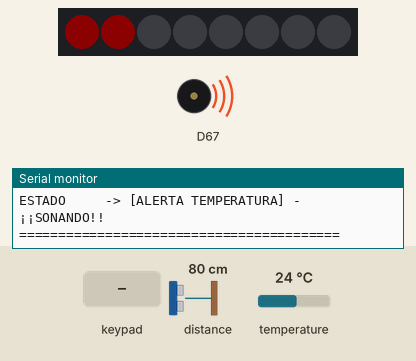
This sketch was run on a simulated Arduino Uno R4 WiFi. Parts: 8 RGB LEDs in strip order, left to right, buzzer (waves = sounding), the last lines printed to the serial monitor. The test bench sets the inputs (shaded band); at power-on: temperature 24 °C, distance to the obstacle 80 cm. Dim RGB values are drawn brighter than linear.

Above: at 1.12 s.
1.3 s: temperature set to 10.8 °C
At 1.47 s:
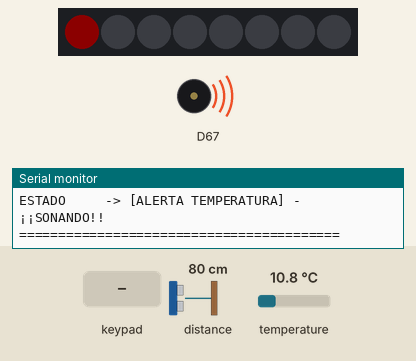
3.1 s: temperature set to 9.5 °C
At 3.4 s:
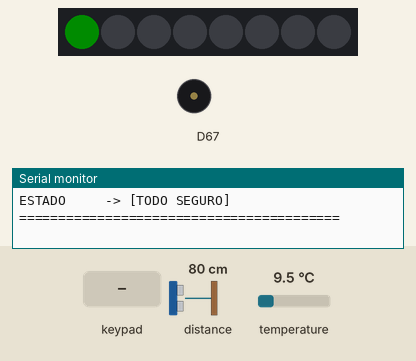
4.6 s: key 'B' pressed
At 5.0 s:
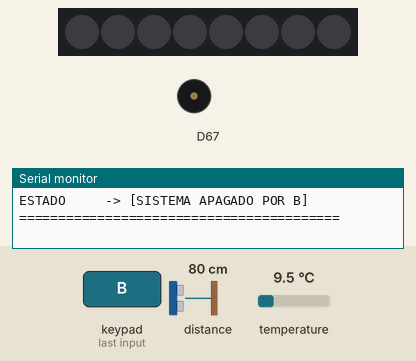
7.8 s: key 'C' pressed
At 9.1 s:
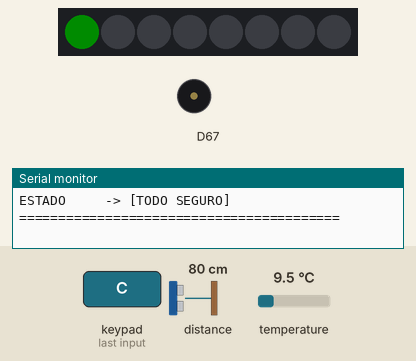
9.4 s: temperature set to 41 °C
At 9.7 s:
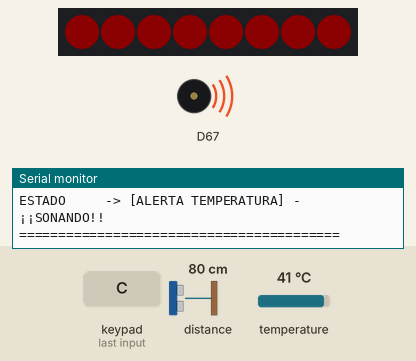
Timing chart, 0 to 12.2 s (numbered marks = the images above; inputs shaded):
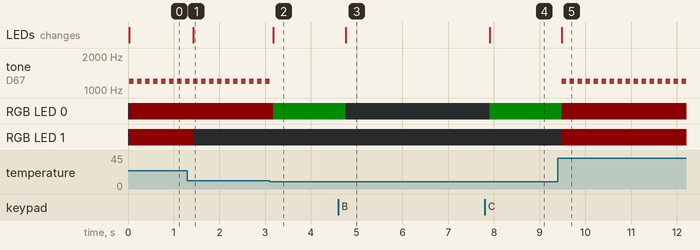

The sketch:

alarma_temp_proximidad_modulino.ino
```cpp
#include <Modulino.h>

//COMPONENTES PRINCIPALES
ModulinoThermo thermo;
ModulinoDistance distance;
ModulinoKnob knob;
ModulinoButtons botones;
ModulinoPixels pixels;
ModulinoBuzzer buzzer;

const int DISTANCIA_MINIMA = 150;      //Distancia mínima fija
const float UMBRAL_ALARMA_TEMP = 10.0; // Temperatura máxima fija

// Variables de control de los botones
bool sonidoSilenciado = false;   //True -> no suena
bool sistemaApagado = false;     //True -> apagan LEDs y no suena nada

void setup() {
  //Inicializa comunicación y módulos
  Serial.begin(9600);

  Modulino.begin();
  thermo.begin();
  distance.begin();
  knob.begin();
  botones.begin();
  pixels.begin();
  buzzer.begin();

  // Apagar LEDs al inicio
  for (int i = 0; i < 8; i++) pixels.set(i, 0, 0, 0);
  pixels.show();

  //Mensaje de inicio
  Serial.println("SISTEMA CON TERMÓMETRO DE LEDS INICIADO");
}

void loop() {
  // 1. ACTUALIZAR BOTONES
  botones.update();

  if (botones.isPressed(0)) { sonidoSilenciado = true; Serial.println("-> Silenciado por A"); }
  if (botones.isPressed(1)) { sistemaApagado = true; Serial.println("-> Apagado por B"); }
  if (botones.isPressed(2)) { sonidoSilenciado = false; sistemaApagado = false; Serial.println("-> Reset por C"); }

  // 2. LECTURA DE SENSORES (leen la temperatura 10 veces y se hace un promedio)
  float tempSuma = 0;
  for (int i=0; i < 10; i++) {
    tempSuma += thermo.getTemperature();
    delay(2);
  }
  float tempActual = tempSuma / 10.0;

  int distActual = 0;
  if (distance.available()) {
    distActual = distance.get();
  }

  // 3. EVALUAR PELIGROS. CONDICIONES
  bool peligroTemperatura = (tempActual > UMBRAL_ALARMA_TEMP);
  bool peligroDistancia = (distActual > 0 && distActual < DISTANCIA_MINIMA);
  bool condicionPeligro = peligroTemperatura || peligroDistancia; //si se cumplen una de las dos

  // 4. CONTROL DEL ZUMBADOR (BUZZER)
  if (!sistemaApagado && condicionPeligro && !sonidoSilenciado) {
    buzzer.tone(1200, 100); //suena
  } else {
    buzzer.noTone();
  }

  // 5. CONTROL DE LOS LEDS
  if (!sistemaApagado) {

    // Limita temperatura entre 20 y 40, se asocia un rango a cada LED
    // constrain asegura que si baja de 20 o sube de 40, el código no se vuelva loco
    float tempLimitada = constrain(tempActual, 20.0, 40.0);
    int ledsAEncender = map(tempLimitada, 20, 40, 1, 8);

    // Definimos el color  de la barra: Verde si es seguro, Rojo si superó los 30°C
    int r = 0, g = 0, b = 0;
    if (peligroTemperatura) {
      r = 255; g = 0;   b = 0;   // ROJO (Peligro)
    } else {
      r = 0;   g = 255; b = 0;   // VERDE (Seguro)
    }

    // Dibujamos la barra en el Modulino Pixels
    for (int i = 0; i < 8; i++) {
      if (i < ledsAEncender) {
        pixels.set(i, r, g, b);  // Enciende los LEDs que correspondan con el color asignado
      } else {
        pixels.set(i, 0, 0, 0);  // Apaga el resto de LEDs de la barra
      }
    }
    pixels.show();

  } else {
    // Si el sistema está apagado por el Botón B, LEDs a negro absoluto
    for (int i = 0; i < 8; i++) pixels.set(i, 0, 0, 0);
    pixels.show();
  }

  // 6. MONITOR SERIE
  Serial.println("=========================================");
  Serial.print("MEDICIONES -> Temp: "); Serial.print(tempActual);
  Serial.print(" C | Dist: "); Serial.print(distActual); Serial.println(" mm");

  Serial.print("UMBRALES   -> Alarma Temp: "); Serial.print(UMBRAL_ALARMA_TEMP);
  Serial.print(" C | Min Dist: "); Serial.print(DISTANCIA_MINIMA); Serial.println(" mm");

  Serial.print("ESTADO     -> ");
  if (sistemaApagado) {
    Serial.println("[SISTEMA APAGADO POR B]");
  } else {
    if (peligroTemperatura) Serial.print("[ALERTA TEMPERATURA] ");
    if (peligroDistancia) Serial.print("[ALERTA DISTANCIA] ");

    if (!condicionPeligro) {
      Serial.println("[TODO SEGURO]");
    } else {
      if (sonidoSilenciado) Serial.println("- SILENCIADA POR A");
      else Serial.println("- ¡¡SONANDO!!");
    }
  }
  Serial.println("=========================================");
  Serial.println();

  delay(150);
}
```

Measured:
- the behaviour switches between 10.1 and 10 °C on temperature (found by bisection; images 1 and 2)
- after the input at 1.3 s, RGB LED 1: RGB(12, 0, 0) → off after 0.13 s; the LEDs: change after 0.13 s (image 1)
- after the input at 3.1 s, tone on D67: goes on until 3.1 s, then stays silent; RGB LED 0: RGB(12, 0, 0) → RGB(0, 12, 0) after 0.08 s; the LEDs: change after 0.08 s (image 2)
- after the input at 4.6 s, RGB LED 0: RGB(0, 12, 0) → off after 0.16 s; the LEDs: change after 0.16 s (image 3)
- after the input at 7.8 s, RGB LED 0: off → RGB(0, 12, 0) after 0.11 s; the LEDs: change after 0.11 s (image 4)
- after the input at 9.4 s, tone on D67: alternates 1200 Hz for 0.10 s and silent for 0.08 s, starting after 0.08 s; RGB LED 0: RGB(0, 12, 0) → RGB(12, 0, 0) after 0.08 s; RGB LED 1: off → RGB(12, 0, 0) after 0.08 s; the LEDs: change after 0.08 s (image 5)
- by itself, tone on D67: alternates 1200 Hz for 0.10 s and silent for 0.08 s
